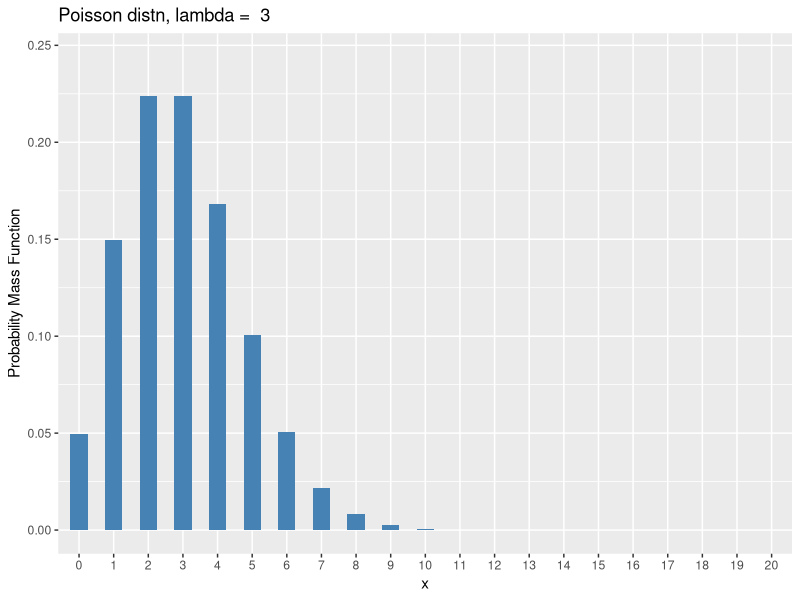
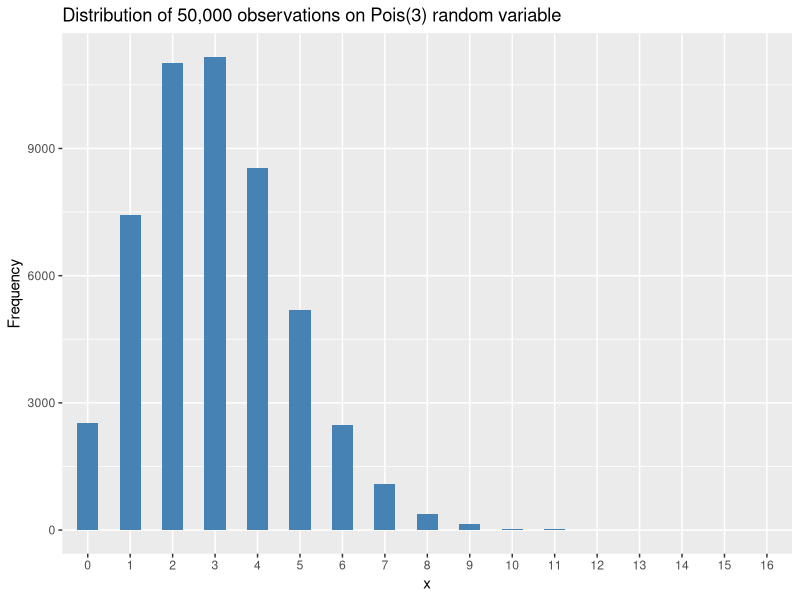
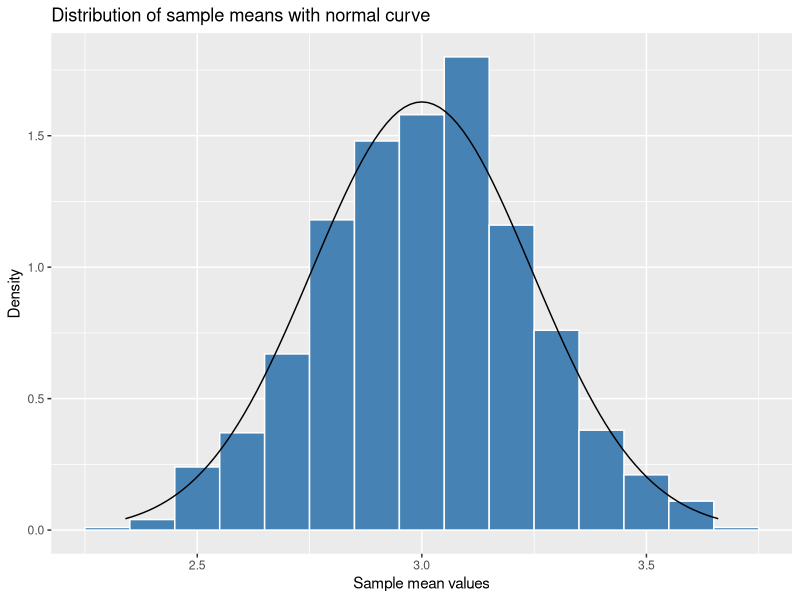
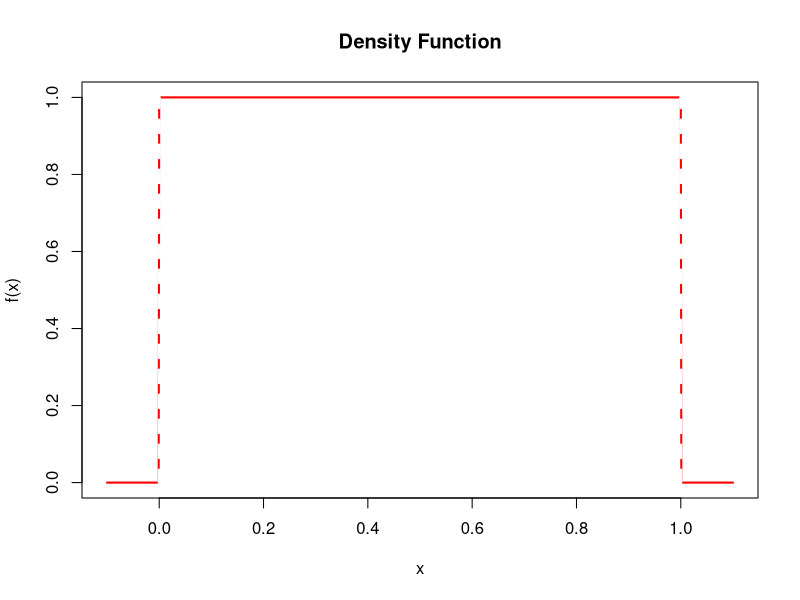
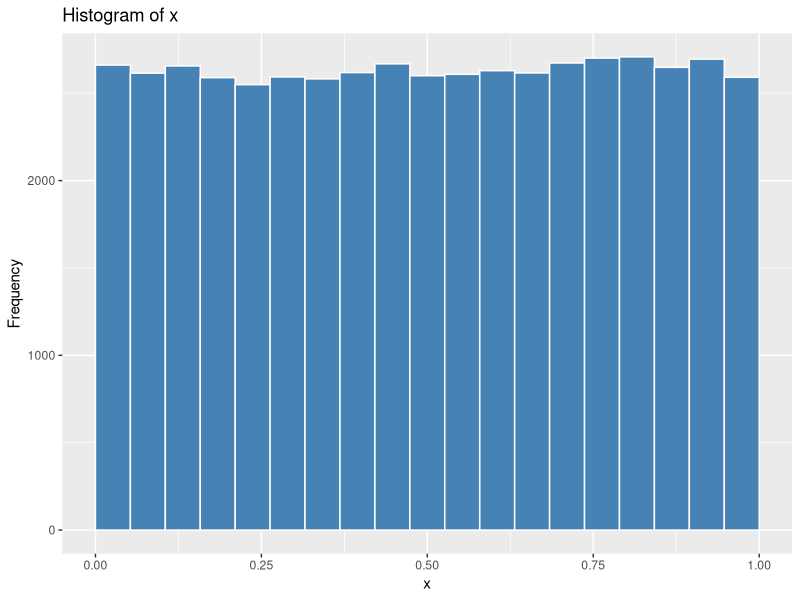
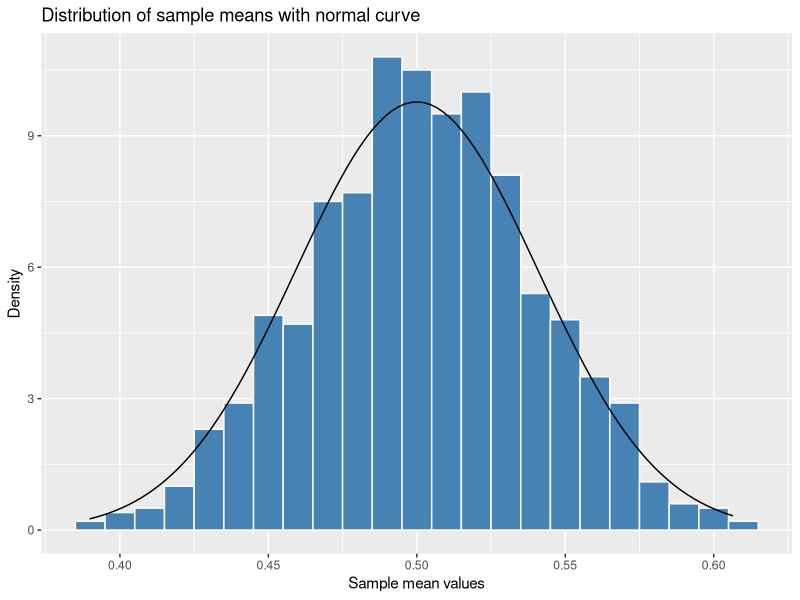

Reproduce these figures in R, in order.
## ---- chunk 1
knitr::opts_chunk$set(warning = FALSE, message = FALSE)
## ---- chunk 2
library(ggplot2) # for ggplot()
## ---- chunk 3

## We will create a function for generating uniform density plots

## There is a lot happening with the code below, but don't worry, 
## you will NOT be asked to replicate this user-generated function 
## in any assessments, this is simply just set up to generate plots 
## specific to this script.

plotUnif <- function (min, max, type = "b", col = "black") 
{
  if (!is.numeric(min) | !is.vector(min) | any(!is.finite(min))) {
    stop("The minimun of the uniform distribution, 'min', must be a single number")
  }
  if (length(min) != 1) {
    stop("The minimun of the uniform distribution, 'min', must be a single number")
  }
  if (!is.numeric(max) | !is.vector(max) | any(!is.finite(max))) {
    stop("The maximun of the uniform distribution, 'max', must be a single number")
  }
  if (length(max) != 1) {
    stop("The maximun of the uniform distribution, 'max', must be a single number")
  }
  if ((max - min) <= 0) 
    stop("The parameters min and max represent the minimum and maximum values of the uniform distribution, respectively")
  if (!type %in% c("b", "dis", "den", "q")) 
    stop("The argument 'type' must be 'b', 'dis', 'den' or 'q'")
  if (length(col) != 1) 
    stop("The argument 'col' must be a single colour")
  if (col %in% c(NA, NaN, Inf, -Inf)) 
    stop("The argument 'col' must be a single colour")
  oldpar <- par(no.readonly = TRUE)
  on.exit(par(oldpar))
  dom = (max - min)/10
  x = seq(min - dom, max + dom, by = 0.001)
  fx = dunif(x, min = min, max = max)
  Fx = punif(x, min = min, max = max)
  Finvx = qunif(seq(0, 1, by = 0.01), min = min, max = max)
  if (type == "b") {
    par(mfrow = c(1, 3))
    plot(x, fx, type = "l", main = "Density Function", ylab = "f(x)", 
         lwd = 2, col = col)
    segments(min, 0, min, 1/(max - min), lty = 2, col = "white", 
             lwd = 3)
    segments(max, 0, max, 1/(max - min), lty = 2, col = "white", 
             lwd = 3)
    plot(x, Fx, type = "l", main = "Distribution Function", 
         ylab = "F(x)", lwd = 2, col = col)
    abline(h = c(0, 1), lty = 2, col = "gray")
    plot(seq(0, 1, by = 0.01), Finvx, type = "l", xlab = expression(tau), 
         ylab = "", main = "Quantile Function", lwd = 2, 
         col = col)
    title(ylab = expression(paste("F"^"-1", (tau), sep = "")), 
          line = 2.5, cex.lab = 1)
  }
  else if (type == "dis") {
    plot(x, Fx, type = "l", main = "Distribution Function", 
         ylab = "f(x)", lwd = 2, col = col)
    abline(h = c(0, 1), lty = 2, col = "gray")
  }
  else if (type == "den") {
    plot(x, fx, type = "l", main = "Density Function", ylab = "f(x)", 
         lwd = 2, col = col)
    segments(min, 0, min, 1/(max - min), lty = 2, col = "white", 
             lwd = 3)
    segments(max, 0, max, 1/(max - min), lty = 2, col = "white", 
             lwd = 3)
  }
  else if (type == "q") {
    plot(seq(0, 1, by = 0.01), Finvx, type = "l", xlab = expression(tau), 
         ylab = "", main = "Quantile Function", lwd = 2, 
         col = col)
    title(ylab = expression(paste("F"^"-1", (tau), sep = "")), 
          line = 2.5, cex.lab = 1)
  }
}
## ---- chunk 4
random_number <- 234 # this can be any number
set.seed(random_number)

lambda <- 3 # Poisson parameter value 
n_range <- 0:20

# calculate probabilities for 21 outcomes
PMF <- dpois(x = 0:20,lambda = lambda)
PMF

# create a dataframe to pass the ggplot() function
PMF_df <- data.frame(n_range,PMF)

ggplot(PMF_df, aes(x = as.factor(n_range), y = PMF)) +
geom_bar(stat="identity", width=0.5, fill="steelblue") + ylim(0,max(PMF)+0.02) +
labs(title = paste("Poisson distn, lambda = ",lambda),
x = "x",
y = "Probability Mass Function")
## ---- chunk 5
set.seed(random_number)

n <- 50 # sample size 
rows <- 1000 # samples 
x <- rpois(n*rows, lambda)  

head(x,10) # look at first 10 sampled values

# Let's have a look at the frequencies for each x
x_table <- as.data.frame(table(x))
x_table

# Some 'x' values were not sampled i.e., 13, 14 and 15, 
# we add dummy values to our table to improve the readability of the plot
missing_x_ticks <- data.frame('x' = c('13','14','15'), 'Freq' = rep(0,3))
x_table <- rbind(x_table[0:13,],missing_x_ticks, tail(x_table,1))
x_table$x <- factor(x_table$x, levels=x_table$x)

ggplot(x_table, aes(x = x, y = Freq)) +
geom_bar(stat="identity", width=0.5, fill="steelblue") +
labs(title = paste("Distribution of 50,000 observations on Pois(3) random variable")
     ,y = "Frequency")
## ---- chunk 6

# reshape vector into matrix with 1000 rows  
m <- matrix(x, rows)  
x.bars <- apply(m, 1, mean) # 1 returns a vector of row means  
avg.x.bars <- format(round(mean(x.bars), 3), nsmall = 3)
cat(paste('Mean of sampling distribution: ',avg.x.bars))

sd.x.bars <-format(round(sd(x.bars), 3), nsmall = 3) 
cat(paste('Standard deviation of sampling distribution: ',sd.x.bars))

x.bars <- as.data.frame(x.bars) # required for ggplot 
head(x.bars$x.bars,10) # look at first 10 sampled values 

ggplot(data = x.bars) +  
  geom_histogram(mapping = aes(x = x.bars, y=..density..), 
                 color = 'white',fill="steelblue", binwidth = 1/10) + 
  labs(title = paste("Distribution of sample means with normal curve"),
       x ="Sample mean values", y = "Density") + 
  stat_function(fun = dnorm, args = list(mean = lambda, sd = sqrt(lambda/n))) 
## ---- chunk 7
# We can calculate the standard error and compare with the 
# standard deviation of the sampling distribution
mean.x.bars.CLT <- lambda 
sd.x.bars.CLT <- format(round(sqrt(lambda/n), 3), nsmall = 3)
cat(paste('Standard error: ',sd.x.bars))
## ---- chunk 8
set.seed(random_number)

a <- 0
b <- 1

# define x-axis 
x <- seq(a, b, length=1000)
head(x, 10)

# calculate uniform distribution 
y <- dunif(x, min = a, max = b)

# plot uniform distribution 
plotUnif(min = a, max = b, type = "den", col = "red")
## ---- chunk 9
set.seed(random_number)
n <- 50 # sample size 
rows <- 1000 # samples 

x <- runif(n*rows)  
head(x,10) # look at first 10 sampled values

ggplot() +
geom_histogram(aes(x), boundary = b, bins = 20, color = "white", fill = "steelblue") +
scale_x_continuous(limits = c(a, b)) +
labs(x = "x", y = "Frequency", title = "Histogram of x")
## ---- chunk 10

# reshape vector into matrix with 1000 rows  
m <- matrix(x, rows)  
x.bars <- apply(m, 1, mean) # 1 returns a vector of row means  
avg.x.bars <- format(round(mean(x.bars), 3), nsmall = 3)
cat(paste('Mean of sampling distribution: ',avg.x.bars))

sd.x.bars <-format(round(sd(x.bars), 3), nsmall = 3) 
cat(paste('Standard deviation of sampling distribution: ',sd.x.bars))

x.bars <- as.data.frame(x.bars) # required for ggplot 
head(x.bars$x.bars,10) # look at first 10 sampled values 

ggplot(data = x.bars) +  
  geom_histogram(mapping = aes(x = x.bars, y=..density..),  
                 color = 'white',fill="steelblue", binwidth = 1/100) +
  labs(title = paste("Distribution of sample means with normal curve"),
       x ="Sample mean values", y = "Density") +
  stat_function(fun = dnorm, args = list(mean = 0.5, sd = sqrt((1/12)/n))) 
## ---- chunk 11
# We can calculate the standard error and compare with the 
# standard deviation of the sampling distribution
mean.x.bars.CLT <- lambda 
sd.x.bars.CLT <- format(round(sqrt(lambda/n), 3), nsmall = 3)
cat(paste('Standard error: ',sd.x.bars))
